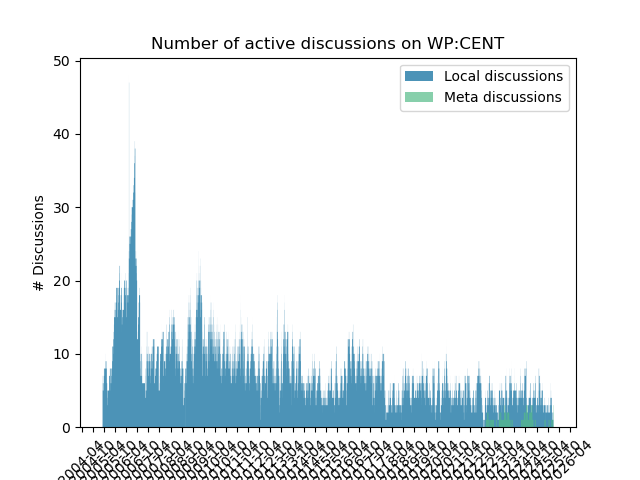

This chart was generated by the following Python code:
import datetime
import requests
import matplotlib.pyplot as plt
import matplotlib.dates as mdates
from collections import Counter

def initMediaWikiAPI():
    # We initialize the session
    session = requests.Session()
    session.headers.update({'User-Agent': 'Ilyas Lebleu; [[en:User:Chaotic Enby]]; [email redacted]'})
    
    return session

def formatTime(time):
    timeObject = datetime.datetime.strptime(time, "%Y-%m-%dT%H:%M:%SZ")
    return datetime.datetime.timestamp(timeObject)

def getCentData(session, n, rvstart=""):
    """
    Returns the list of newly created pages
    """

    url = "https://en.wikipedia.org/w/api.php"

    params = {
        "action": "query",
        "prop": "revisions",
        "titles": "Template:Centralized discussion",
        "rvlimit": n,
        "rvprop": "timestamp|user|content",
        "rvstart": rvstart,
        "rvslots": "main",
        "formatversion": "2",
        "format": "json"
    }

    R = session.get(url=url, params=params)
    data = R.json()

    pages = data["query"]["pages"][0]["revisions"]

    pages = [{"content":parseWikitext(page["slots"]["main"]["content"]), "timestamp":page["timestamp"], "user":page["user"]} for page in pages if not "texthidden" in page["slots"]["main"]] #convert time to epoch

    return pages

def getMoreCentData(session, n):
    rvstart = ""
    pages = getCentData(session, min(n, 50), rvstart)
    i = n - 50
    while i > 0:
        rvstart = pages[-1]["timestamp"]
        pages.extend(getCentData(session, min(i + 1, 50), rvstart)[1:])
        i -= 49
    for i in range(len(pages)):
        pages[i]["timestamp"] = formatTime(pages[i]["timestamp"])
    return pages

def parseWikitext(content):
    count = 0
    metaCount = 0
    isMeta = False
    for s in content.splitlines():
        if "{{*mp}}" in s:
            count +=1
            continue
        for c in s:
            if c == "*":
                if isMeta:
                    metaCount += 1
                else:
                    count += 1
                break
            if c == "|":
                if "meta" in s:
                    isMeta = True
                    break
            if c != " ":
                break
    return count, metaCount

def plotCentData(data):
    fig, ax = plt.subplots(1, 1)

    rawCent = [[c["content"][i] for c in data] for i in range(2)]
    rawTime = [c["timestamp"] for c in data]
    rawTime.append(datetime.datetime.timestamp(datetime.datetime.now()))

    timeLabels = [datetime.datetime.fromtimestamp(r) for r in rawTime]

    centGraph = ax.stairs(rawCent[0], timeLabels, fill=True, color="#069", label="Local discussions", alpha=0.7)
    centGraph = ax.stairs(rawCent[1], timeLabels, fill=True, color="#5b8", label="Meta discussions", alpha=0.7)

    ax.xaxis.set_major_formatter(mdates.DateFormatter('%Y-%m'))
    ax.xaxis.set_major_locator(mdates.MonthLocator(interval=6))

    plt.xticks(rotation=45)
    plt.xlabel('Date')
    plt.ylabel('# Discussions')
    plt.title('Number of active discussions on WP:CENT')
    plt.legend()
    plt.savefig(f'cent.png')

    plt.show()

def getUsers(data):
    users = []
    metaUsers = []

    for i in range(1, len(data)):
        if data[i]["content"][0] > data[i-1]["content"][0]:
            users.append(data[i]["user"])
        if data[i]["content"][1] > data[i-1]["content"][1]:
            metaUsers.append(data[i]["user"])

    return Counter(users).most_common(), Counter(metaUsers).most_common()

centData = getMoreCentData(initMediaWikiAPI(), 6400)[::-1]

print(getUsers(centData))
plotCentData(centData)
